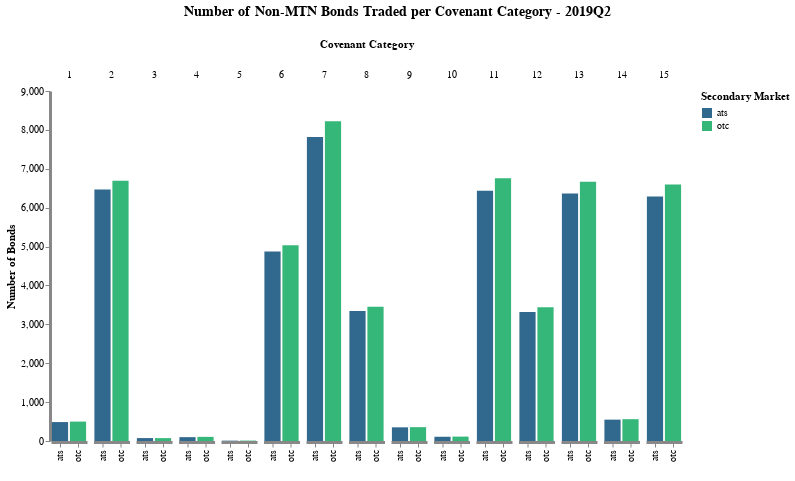

The notebook cell saved with this chart:
### Code cell
pl[4]

### Figure 1 — Vega-Lite specification as saved in the notebook (floating-point values rounded to 4 significant figures)
{"config": {"axis": {"domainWidth": 3}, "opacity": {"value": 0.7}, "view": {"stroke": "transparent"}}, "data": {"values": [{"cov_cat": 1, "cvt": "any", "perc_sbm_total": 5.75, "perc_total": 5.75, "period": "2019Q2", "rt": "any", "sbm": "otc", "value": 499, "variable": "cg1_bonds"}, {"cov_cat": 1, "cvt": "any", "perc_sbm_total": 5.945, "perc_total": 5.611, "period": "2019Q2", "rt": "any", "sbm": "ats", "value": 487, "variable": "cg1_bonds"}, {"cov_cat": 2, "cvt": "any", "perc_sbm_total": 77.11, "perc_total": 77.11, "period": "2019Q2", "rt": "any", "sbm": "otc", "value": 6692, "variable": "cg2_bonds"}, {"cov_cat": 2, "cvt": "any", "perc_sbm_total": 78.93, "perc_total": 74.5, "period": "2019Q2", "rt": "any", "sbm": "ats", "value": 6466, "variable": "cg2_bonds"}, {"cov_cat": 3, "cvt": "any", "perc_sbm_total": 0.8527, "perc_total": 0.8526, "period": "2019Q2", "rt": "any", "sbm": "otc", "value": 74, "variable": "cg3_bonds"}, {"cov_cat": 3, "cvt": "any", "perc_sbm_total": 0.9155, "perc_total": 0.8642, "period": "2019Q2", "rt": "any", "sbm": "ats", "value": 75, "variable": "cg3_bonds"}, {"cov_cat": 4, "cvt": "any", "perc_sbm_total": 1.221, "perc_total": 1.221, "period": "2019Q2", "rt": "any", "sbm": "otc", "value": 106, "variable": "cg4_bonds"}, {"cov_cat": 4, "cvt": "any", "perc_sbm_total": 1.208, "perc_total": 1.141, "period": "2019Q2", "rt": "any", "sbm": "ats", "value": 99, "variable": "cg4_bonds"}, {"cov_cat": 5, "cvt": "any", "perc_sbm_total": 0.1152, "perc_total": 0.1152, "period": "2019Q2", "rt": "any", "sbm": "otc", "value": 10, "variable": "cg5_bonds"}, {"cov_cat": 5, "cvt": "any", "perc_sbm_total": 0.1099, "perc_total": 0.1037, "period": "2019Q2", "rt": "any", "sbm": "ats", "value": 9, "variable": "cg5_bonds"}, {"cov_cat": 6, "cvt": "any", "perc_sbm_total": 58.0, "perc_total": 57.99, "period": "2019Q2", "rt": "any", "sbm": "otc", "value": 5033, "variable": "cg6_bonds"}, {"cov_cat": 6, "cvt": "any", "perc_sbm_total": 59.52, "perc_total": 56.18, "period": "2019Q2", "rt": "any", "sbm": "ats", "value": 4876, "variable": "cg6_bonds"}, {"cov_cat": 7, "cvt": "any", "perc_sbm_total": 94.71, "perc_total": 94.7, "period": "2019Q2", "rt": "any", "sbm": "otc", "value": 8219, "variable": "cg7_bonds"}, {"cov_cat": 7, "cvt": "any", "perc_sbm_total": 95.39, "perc_total": 90.03, "period": "2019Q2", "rt": "any", "sbm": "ats", "value": 7814, "variable": "cg7_bonds"}, {"cov_cat": 8, "cvt": "any", "perc_sbm_total": 39.74, "perc_total": 39.74, "period": "2019Q2", "rt": "any", "sbm": "otc", "value": 3449, "variable": "cg8_bonds"}, {"cov_cat": 8, "cvt": "any", "perc_sbm_total": 40.84, "perc_total": 38.55, "period": "2019Q2", "rt": "any", "sbm": "ats", "value": 3346, "variable": "cg8_bonds"}, {"cov_cat": 9, "cvt": "any", "perc_sbm_total": 4.102, "perc_total": 4.102, "period": "2019Q2", "rt": "any", "sbm": "otc", "value": 356, "variable": "cg9_bonds"}, {"cov_cat": 9, "cvt": "any", "perc_sbm_total": 4.297, "perc_total": 4.056, "period": "2019Q2", "rt": "any", "sbm": "ats", "value": 352, "variable": "cg9_bonds"}, {"cov_cat": 10, "cvt": "any", "perc_sbm_total": 1.302, "perc_total": 1.302, "period": "2019Q2", "rt": "any", "sbm": "otc", "value": 113, "variable": "cg10_bonds"}, {"cov_cat": 10, "cvt": "any", "perc_sbm_total": 1.331, "perc_total": 1.256, "period": "2019Q2", "rt": "any", "sbm": "ats", "value": 109, "variable": "cg10_bonds"}, {"cov_cat": 11, "cvt": "any", "perc_sbm_total": 77.84, "perc_total": 77.83, "period": "2019Q2", "rt": "any", "sbm": "otc", "value": 6755, "variable": "cg11_bonds"}, {"cov_cat": 11, "cvt": "any", "perc_sbm_total": 78.54, "perc_total": 74.13, "period": "2019Q2", "rt": "any", "sbm": "ats", "value": 6434, "variable": "cg11_bonds"}, {"cov_cat": 12, "cvt": "any", "perc_sbm_total": 39.66, "perc_total": 39.66, "period": "2019Q2", "rt": "any", "sbm": "otc", "value": 3442, "variable": "cg12_bonds"}, {"cov_cat": 12, "cvt": "any", "perc_sbm_total": 40.48, "perc_total": 38.21, "period": "2019Q2", "rt": "any", "sbm": "ats", "value": 3316, "variable": "cg12_bonds"}, {"cov_cat": 13, "cvt": "any", "perc_sbm_total": 76.81, "perc_total": 76.81, "period": "2019Q2", "rt": "any", "sbm": "otc", "value": 6666, "variable": "cg13_bonds"}, {"cov_cat": 13, "cvt": "any", "perc_sbm_total": 77.66, "perc_total": 73.3, "period": "2019Q2", "rt": "any", "sbm": "ats", "value": 6362, "variable": "cg13_bonds"}, {"cov_cat": 14, "cvt": "any", "perc_sbm_total": 6.465, "perc_total": 6.464, "period": "2019Q2", "rt": "any", "sbm": "otc", "value": 561, "variable": "cg14_bonds"}, {"cov_cat": 14, "cvt": "any", "perc_sbm_total": 6.702, "perc_total": 6.326, "period": "2019Q2", "rt": "any", "sbm": "ats", "value": 549, "variable": "cg14_bonds"}, {"cov_cat": 15, "cvt": "any", "perc_sbm_total": 75.97, "perc_total": 75.96, "period": "2019Q2", "rt": "any", "sbm": "otc", "value": 6593, "variable": "cg15_bonds"}, {"cov_cat": 15, "cvt": "any", "perc_sbm_total": 76.78, "perc_total": 72.47, "period": "2019Q2", "rt": "any", "sbm": "ats", "value": 6290, "variable": "cg15_bonds"}]}, "encoding": {"color": {"field": "sbm", "legend": {"title": "Secondary Market"}, "scale": {"scheme": "viridis"}, "type": "nominal"}, "column": {"field": "cov_cat", "sort": "ascending", "title": "Covenant Category", "type": "ordinal"}, "x": {"axis": {"title": " "}, "field": "sbm", "type": "nominal"}, "y": {"axis": {"grid": false, "stack": null, "title": "Number of Bonds"}, "field": "value", "type": "quantitative"}}, "height": 350, "mark": "bar", "spacing": 4.5, "title": {"align": "center", "anchor": "middle", "fontSize": 14, "offset": 20, "text": ["Number of Non-MTN Bonds Traded per Covenant Category - 2019Q2"]}, "width": {"step": 18}}
